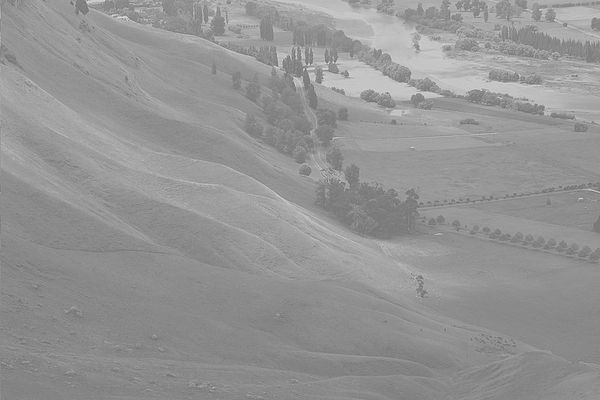
#> input picture Hist_equalization/data/600x400.png, 600 x 400 px
$ jupyter execute --allow-errors main.ipynb
#> lines starting #> are read from the running program, lines starting #| are printed output that depends on the picture; after the words box and inside, x2 and y2 are one past the last pixel; in counts of white or black regions, pixels touching at a corner belong together
#> further down, image is the input picture: PIL image 600x400 L; min 105, max 228, mean 148
[cell 1]
import matplotlib.pyplot as plt
from PIL import Image
import numpy as np
import numba as nb
import cv2

[cell 2]
def seq_with_plotting(pixelsMatrix,mask,grayLevels = 256):
#> called with grayLevels = 256
    H,W = pixelsMatrix.shape
#> H = 400; W = 600
    size = H*W
#> size = 240000
    occurencies = [0.0 for _ in range(grayLevels)]
    occurencies_for_plot = [0.0 for _ in range(grayLevels)]
    pixels_in_mask_count = 0
    for row_id,row in enumerate(pixelsMatrix):
        for pixel_id,pixel in enumerate(row):
            if  mask[row_id][pixel_id]!=0:
                occurencies[pixel]+=1 #histogram pikseli, które w masce nie są czarne
                pixels_in_mask_count+=1 #zliczam piksele objęte maską

            occurencies_for_plot[pixel]+=1 #histogram całego obrazka, tylko dla wykresów
#> after the loop, occurencies = 256 values, max 9682 at index 137, min 0 at index 0, mean 937.5; occurencies_for_plot has the same summary as occurencies; pixels_in_mask_count = 240000

    print(sum(occurencies),pixels_in_mask_count)
#| 240000.0 240000
    cdf = [sum(occurencies[:i+1]) for i in range(grayLevels)] #skumulowana funkcja rozkładu
#> cdf = 256 values from 0 to 240000
    cdfmin = next((x for x in cdf if x),-1) #pierwszy niezerowy element cdf
#> cdfmin = 1

    #transformacja h wedlug wzoru z wikipedii
    h = [round((cdf[v]-cdfmin)/(pixels_in_mask_count-cdfmin) * (grayLevels-1)) for v in range(grayLevels)]
#> h = 256 values from 0 to 255

    for row_id,row in enumerate(pixelsMatrix):
        for pixel_id,pixel in enumerate(row):
            if  mask[row_id][pixel_id] != 0: #piksel w masce nie jest czarny, wstawiam wartość z transformacji h
                pixelsMatrix[row_id][pixel_id] = h[pixel]
            else: #piksel jest czarny w masce, więc wstawiam czarny kolor
                pixelsMatrix[row_id][pixel_id] = 0
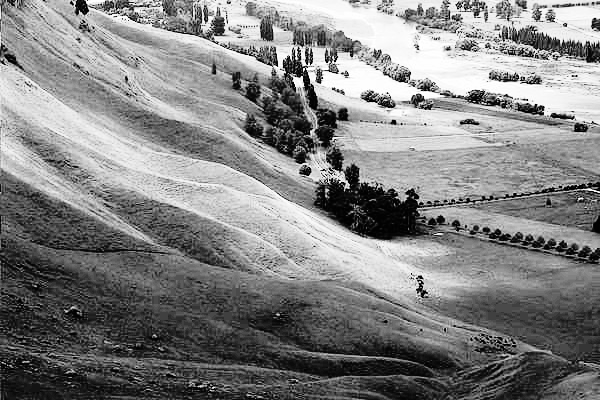
#> pixelsMatrix: shape (400, 600); min 0, max 255, mean 130.4


    #Buduję histogram z wynikowego obrazka, tylko do wykresów
    occurrencies_equalized = [0.0 for _ in range(grayLevels)]
    for row_id,row in enumerate(pixelsMatrix):
        for pixel_id,pixel in enumerate(row):
                if mask[row_id][pixel_id] !=0:
                    occurrencies_equalized[pixel]+=1
#> after the loop, occurrencies_equalized = 256 values, max 9682 at index 64, min 0 at index 5, mean 937.5


    plt.bar(range(grayLevels),occurrencies_equalized,label = 'equalized',alpha=0.5)
    plt.bar(range(grayLevels),occurencies_for_plot,label = 'original',alpha=0.5)
    plt.legend()
    return Image.fromarray(pixelsMatrix),Image.fromarray(mask).convert('L')

[cell 3]
@nb.jit(fastmath=True,nopython=True)
def generate_dummy_mask(matrix:np.ndarray,threshold = 150):
    mask = np.copy(matrix)
    return mask<threshold

[cell 4]
EXAMPLE_IMAGE = 'data/600x400.png'

[cell 5]
image = Image.open(EXAMPLE_IMAGE).convert('L')
image #obrazek przed przetwarzaniem

[cell 6]
image = np.array(Image.open(EXAMPLE_IMAGE).convert('L'))
equalized_image,mask = seq_with_plotting(image,np.ones(image.shape)*255)
#> mask: PIL image 600x400 L; every value is 255
equalized_image
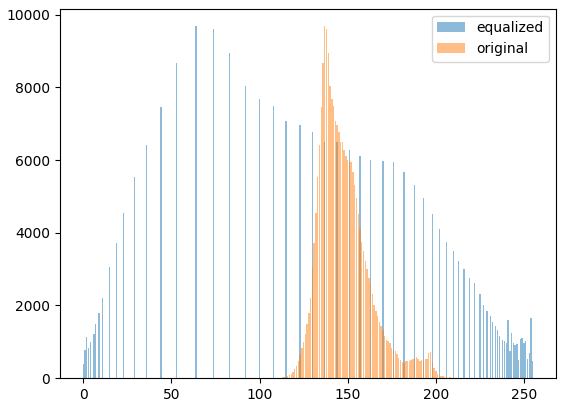
#> figure drawn by matplotlib, 1 panel; tallest bar 9682 high, from x = 63.6 to 64.4; tallest bar 9682 high, from x = 136.6 to 137.4

[cell 7]
mask # biały obrazek

[cell 8]
image = np.array(Image.open(EXAMPLE_IMAGE).convert('L'))
mask = np.zeros(image.shape)
for row_id,row in enumerate(mask[:len(mask)//2]):
    mask[row_id]=255
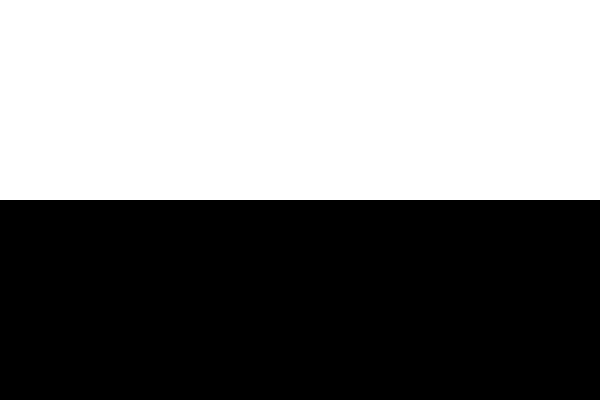
#> mask: shape (400, 600) float64; 50% white; 1 white region, box (x1, y1, x2, y2) and area: (0, 0, 600, 200) 120000

equalized_image, mask = seq_with_plotting(image,mask)
#> call 2 of seq_with_plotting, with grayLevels = 256
#> after the loop in seq_with_plotting (call 2), `for row_id,row in enumerate(pixelsMatrix):`: occurencies = 256 values, max 4533 at index 152, min 0 at index 0, mean 468.8; pixels_in_mask_count = 120000
#| 120000.0 120000
#> in seq_with_plotting (call 2), `cdf = [sum(occurencies[:i+1]) for i in range(grayLevels)]`: cdf = 256 values from 0 to 120000
#> after the loop in seq_with_plotting (call 2), `for row_id,row in enumerate(pixelsMatrix):`:
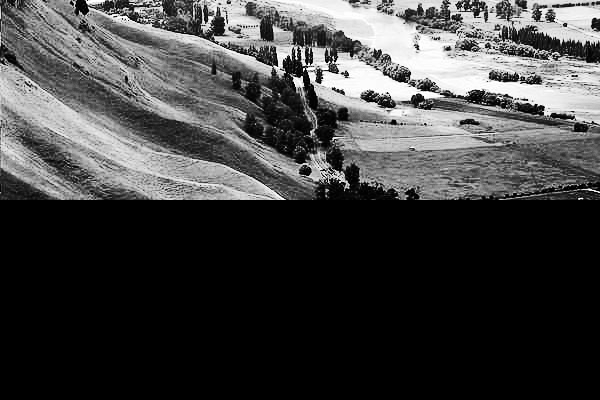
#> pixelsMatrix: shape (400, 600); min 0, max 255, mean 65.1
#> after the loop in seq_with_plotting (call 2), `for row_id,row in enumerate(pixelsMatrix):`: occurrencies_equalized = 256 values, max 4533 at index 126, min 0 at index 5, mean 468.8
equalized_image
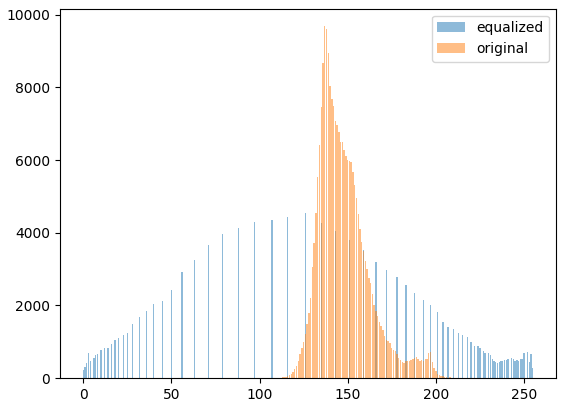
#> figure drawn by matplotlib, 1 panel; tallest bar 4533 high, from x = 125.6 to 126.4; tallest bar 9682 high, from x = 136.6 to 137.4

[cell 9]
mask #pierwsze pół wysokości białe, drugie pół czarne

[cell 10]
img_black = np.zeros(image.shape,np.uint8)

img_circle = cv2.circle(img_black,(img_black.shape[0]//2,img_black.shape[1]//2), img_black.shape[0]//3, 255,-1)
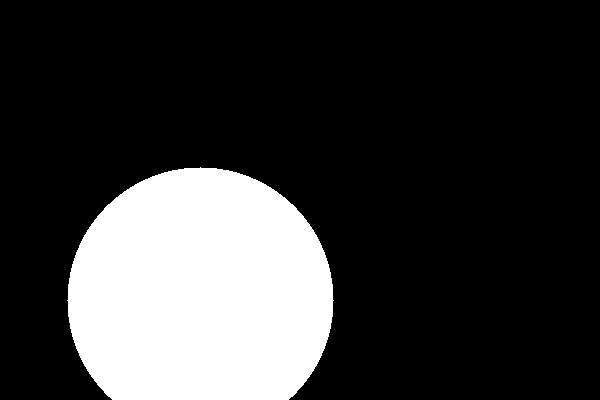
#> img_black: shape (400, 600); 21.5% white; 1 white region, box (x1, y1, x2, y2) and area: (67, 167, 334, 400) 51507

[cell 11]
Image.fromarray(img_circle)

[cell 12]
image = np.array(Image.open(EXAMPLE_IMAGE).convert('L'))

equalized_image, mask = seq_with_plotting(image,img_circle)
#> call 3 of seq_with_plotting, with grayLevels = 256
#> after the loop in seq_with_plotting (call 3), `for row_id,row in enumerate(pixelsMatrix):`: occurencies = 256 values, max 4011 at index 137, min 0 at index 0, mean 201.2; pixels_in_mask_count = 51507
#| 51507.0 51507
#> in seq_with_plotting (call 3), `cdf = [sum(occurencies[:i+1]) for i in range(grayLevels)]`: cdf = 256 values from 0 to 51507
#> in seq_with_plotting (call 3), `cdfmin = next((x for x in cdf if x),-1)`: cdfmin = 2
#> after the loop in seq_with_plotting (call 3), `for row_id,row in enumerate(pixelsMatrix):`:
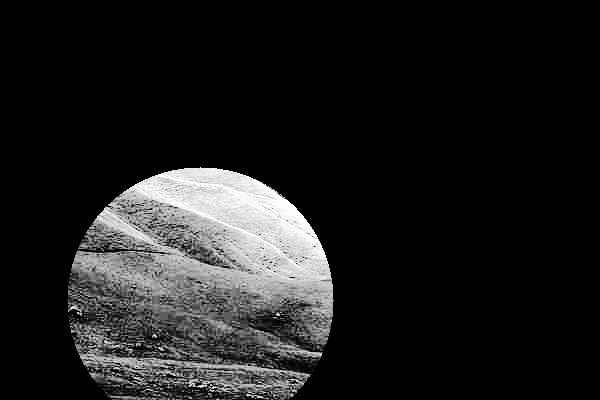
#> pixelsMatrix: shape (400, 600); min 0, max 255, mean 28.5
#> after the loop in seq_with_plotting (call 3), `for row_id,row in enumerate(pixelsMatrix):`: occurrencies_equalized = 256 values, max 4011 at index 94, min 0 at index 6, mean 201.2
equalized_image
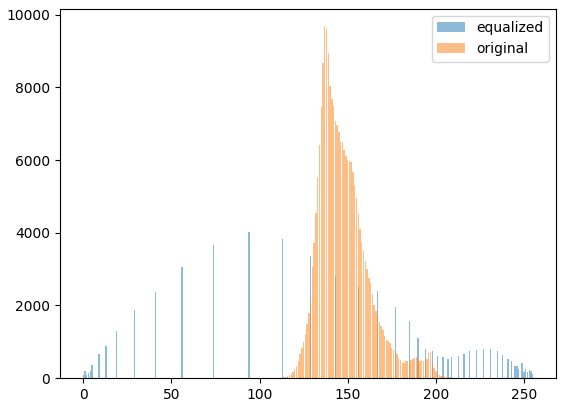
#> figure drawn by matplotlib, 1 panel; tallest bar 4011 high, from x = 93.6 to 94.4; tallest bar 9682 high, from x = 136.6 to 137.4

$ run again, with Hist_equalization/data/182x182.png copied over Hist_equalization/data/600x400.png
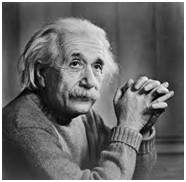
#> input picture Hist_equalization/data/182x182.png, 186 x 182 px
#> after the loop in seq_with_plotting, `for row_id,row in enumerate(pixelsMatrix):`: occurencies = 256 values, max 922 at index 255, min 1 at index 237, mean 132.2; occurencies_for_plot has the same summary as occurencies; pixels_in_mask_count = 33852
#| 33852.0 33852
#> cdf = 256 values from 38 to 33852
#> cdfmin = 38
#> h = 256 values from 0 to 255
#> after the loop in seq_with_plotting, `for row_id,row in enumerate(pixelsMatrix):`: occurrencies_equalized = 256 values, max 922 at index 255, min 0 at index 15, mean 132.2
#| 16926.0 16926
#> `img_circle = cv2.circle(img_black,(img_black.shape[0]//2,img_black.sha..`:
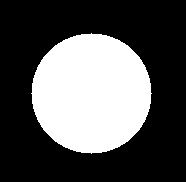
#> img_black: shape (182, 186); 33.3% white; 1 white region, box (x1, y1, x2, y2) and area: (31, 33, 152, 154) 11289
#| 11289.0 11289
#> `[cell 12] image = np.array(Image.open(EXAMPLE_IMAGE).convert('L'))  eq..`:
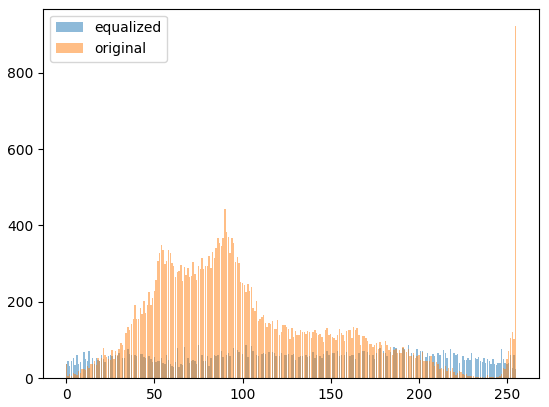
#> figure drawn by matplotlib, 1 panel; tallest bar 922 high, from x = 254.6 to 255.4
